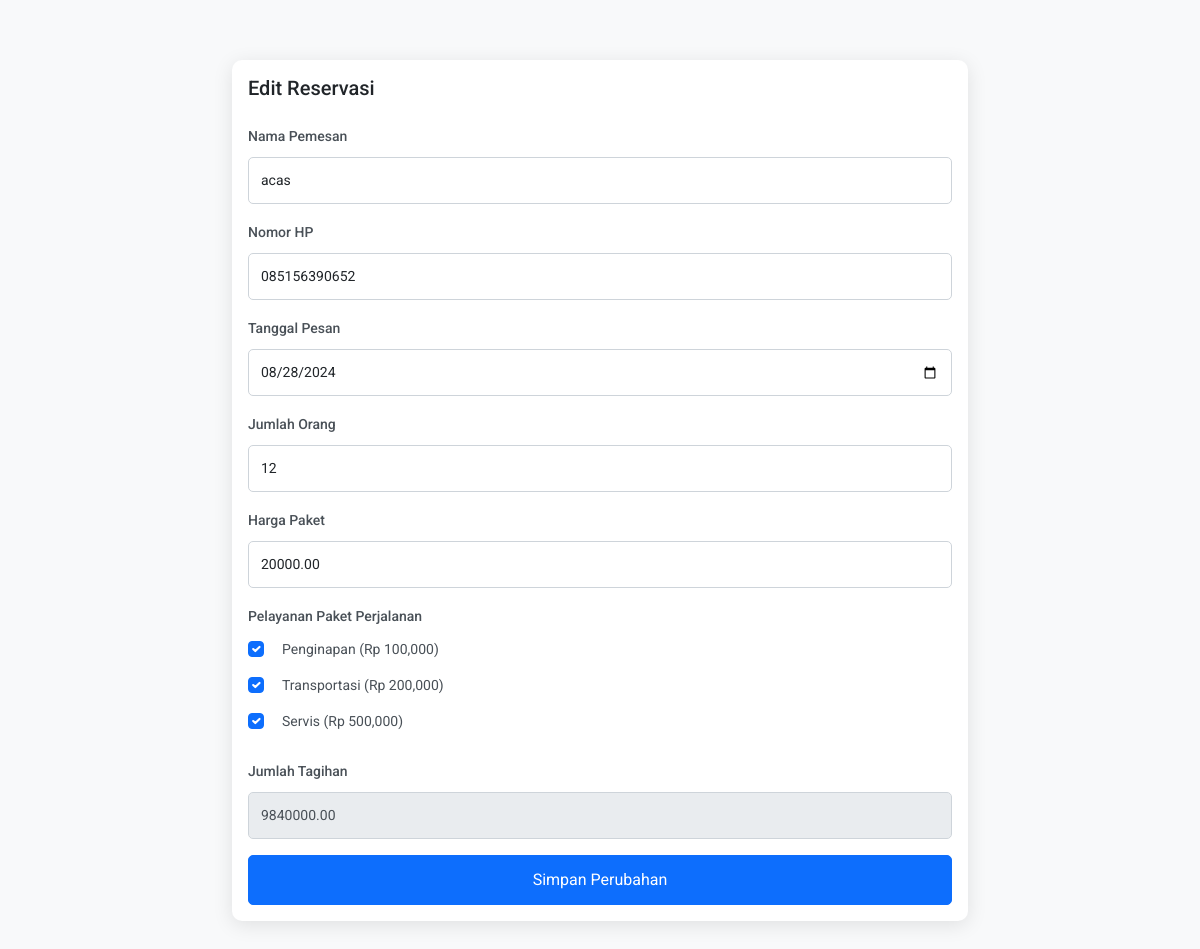
Screenshot of /edit_reservasi.php?id=29 (signed in) with the database file from the repository.
### tables this page shows
CREATE TABLE `reservasi` (
  `id` int(11) NOT NULL,
  `user_id` int(11) DEFAULT NULL,
  `nama_pemesan` varchar(100) DEFAULT NULL,
  `nomor_hp` varchar(20) DEFAULT NULL,
  `tanggal` date DEFAULT NULL,
  `paket_wisata_id` int(11) DEFAULT NULL,
  `jumlah_orang` int(11) DEFAULT NULL,
  `harga_paket` decimal(10,2) DEFAULT NULL,
  `jumlah_tagihan` decimal(10,2) DEFAULT NULL,
  `status` enum('pending','confirmed','canceled') DEFAULT 'pending',
  `created_at` timestamp NOT NULL DEFAULT current_timestamp(),
  `pelayanan_penginapan` int(11) DEFAULT 0,
  `pelayanan_transportasi` int(11) DEFAULT 0,
  `pelayanan_servis` int(11) DEFAULT 0
);

### edit_reservasi.php (the view, shortened to what this page needs)
<?php
include 'koneksi.php';
$reservasi_id = isset($_GET['id']) ? intval($_GET['id']) : 0;
$host = 'localhost';
$db = 'paketwisata';
$user = 'root';
$pass = '';
try {
    $pdo = new PDO("mysql:host=$host;dbname=$db", $user, $pass);
    $pdo->setAttribute(PDO::ATTR_ERRMODE, PDO::ERRMODE_EXCEPTION);
} catch (PDOException $e) {
    echo 'Connection failed: ' . $e->getMessage();
    exit;
}
$sql = "SELECT * FROM reservasi WHERE id = ? AND user_id = ?";
$stmt = $pdo->prepare($sql);
$stmt->execute([$reservasi_id, $_SESSION['user_id']]);
$reservasi = $stmt->fetch(PDO::FETCH_ASSOC);
?>
<!DOCTYPE html>
<html lang="en">
<head>
    <link href="https://cdn.jsdelivr.net/npm/bootstrap@5.3.3/dist/css/bootstrap.min.css" rel="stylesheet">
</head>
<body>
    <section class="form-section" id="reservasi-form">
        <div class="container">
            <div class="row justify-content-center">
                <div class="col-md-8">
                    <div class="card">
                        <div class="card-body">
                            <h5 class="card-title mb-4">Edit Reservasi</h5>
                            <form method="post">
                                <div class="mb-3">
                                    <label for="nama_pemesan" class="form-label">Nama Pemesan</label>
                                    <input type="text" class="form-control" id="nama_pemesan" name="nama_pemesan" value="<?= htmlspecialchars($reservasi['nama_pemesan']) ?>" required>
                                </div>
                                <div class="mb-3">
                                    <label for="nomor_hp" class="form-label">Nomor HP</label>
                                    <input type="text" class="form-control" id="nomor_hp" name="nomor_hp" value="<?= htmlspecialchars($reservasi['nomor_hp']) ?>" required>
                                </div>
                                <div class="mb-3">
                                    <label for="tanggal" class="form-label">Tanggal Pesan</label>
                                    <input type="date" class="form-control" id="tanggal" name="tanggal" value="<?= htmlspecialchars($reservasi['tanggal']) ?>" required>
                                </div>
                                <div class="mb-3">
                                    <label for="jumlah_orang" class="form-label">Jumlah Orang</label>
                                    <input type="number" class="form-control" id="jumlah_orang" name="jumlah_orang" value="<?= htmlspecialchars($reservasi['jumlah_orang']) ?>" required>
                                </div>
                                <div class="mb-3">
                                    <label for="harga_paket" class="form-label">Harga Paket</label>
                                    <input type="number" class="form-control" id="harga_paket" name="harga_paket" value="<?= htmlspecialchars($reservasi['harga_paket']) ?>" required>
                                </div>
                                <div class="mb-3">
                                    <label class="form-label">Pelayanan Paket Perjalanan</label>
                                    <div>
                                        <div class="form-check">
                                            <input class="form-check-input" type="checkbox" name="pelayanan[]" id="penginapan" value="100000" <?= $reservasi['pelayanan_penginapan'] > 0 ? 'checked' : '' ?> onchange="updateTagihan()">
                                            <label class="form-check-label" for="penginapan">Penginapan (Rp 100,000)</label>
                                        </div>
                                        <div class="form-check">
                                            <input class="form-check-input" type="checkbox" name="pelayanan[]" id="transportasi" value="200000" <?= $reservasi['pelayanan_transportasi'] > 0 ? 'checked' : '' ?> onchange="updateTagihan()">
                                            <label class="form-check-label" for="transportasi">Transportasi (Rp 200,000)</label>
                                        </div>
                                        <div class="form-check">
                                            <input class="form-check-input" type="checkbox" name="pelayanan[]" id="servis" value="500000" <?= $reservasi['pelayanan_servis'] > 0 ? 'checked' : '' ?> onchange="updateTagihan()">
                                            <label class="form-check-label" for="servis">Servis (Rp 500,000)</label>
                                        </div>
                                    </div>
                                </div>
                                <div class="mb-3">
                                    <label for="jumlah_tagihan" class="form-label">Jumlah Tagihan</label>
                                    <input type="number" class="form-control" id="jumlah_tagihan" name="jumlah_tagihan" value="<?= htmlspecialchars($reservasi['jumlah_tagihan']) ?>" readonly>
                                </div>
                                <div class="d-grid">
                                    <button type="submit" class="btn btn-primary">Simpan Perubahan</button>
                                </div>
                            </form>
                        </div>
                    </div>
                </div>
            </div>
        </div>
    </section>
</body>
</html>

### edit_reservasi.php (style rules this page uses)
body { font-family: 'Roboto', sans-serif; background-color: #f8f9fa; padding-top: 20px; }
.form-section { padding: 40px 0; }
.card { border-radius: 10px; box-shadow: 0 4px 20px rgba(0, 0, 0, 0.1); border: none; }
.form-label { font-weight: 500; margin-bottom: 10px; }
.form-control { border-radius: 5px; padding: 12px; border: 1px solid #ced4da; }
.form-check-label { margin-left: 10px; font-weight: 400; }
.form-check-input:checked { background-color: #0d6efd; border-color: #0d6efd; }
.btn-primary { background-color: #0d6efd; border-color: #0d6efd; padding: 12px 30px; font-size: 16px; border-radius: 5px; transition: background-color 0.3s ease; }
.mb-3 label { font-size: 14px; color: #495057; }
.mb-3 input[type="text"], .mb-3 input[type="date"], .mb-3 input[type="number"] { font-size: 14px; }
.form-check { padding-bottom: 10px; }
#jumlah_tagihan { background-color: #e9ecef; color: #495057; cursor: not-allowed; }

### rows the page displays
reservasi: nama_pemesan "acas", nomor_hp "085156390652", tanggal "08/28/2024", jumlah_orang "12", harga_paket "20000.00", pelayanan_penginapan "☑", pelayanan_transportasi "☑", pelayanan_servis "☑", jumlah_tagihan "9840000.00"
